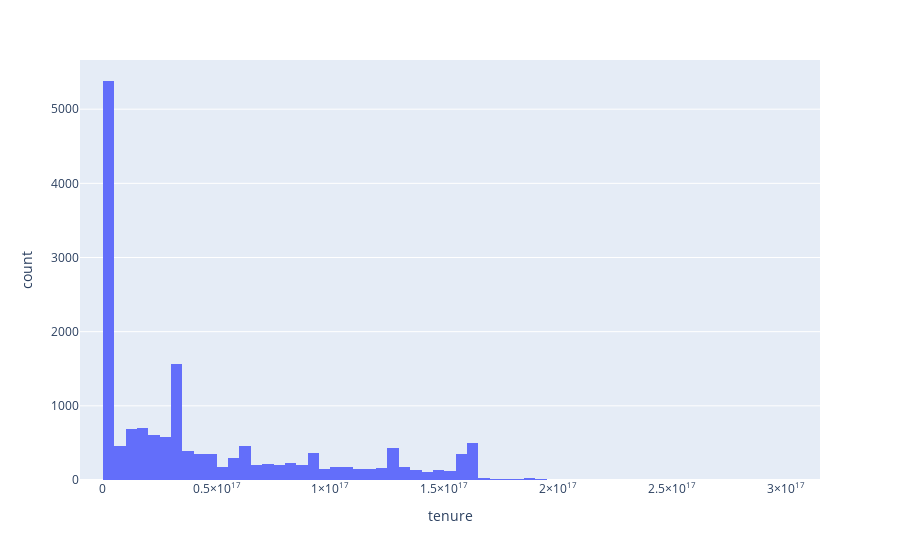

The notebook cell this image was saved under:
### Code cell
import plotly.express as px
fig = px.histogram(general, x = 'tenure')
fig.show()

### Figure 1 — Plotly figure (JSON) as saved in the notebook; plotly's stock layout.template omitted (floating-point values rounded to 4 significant figures; data arrays with more than 128 entries replaced by an {"elided": "..."} marker saying what was removed)
{"data": [{"alignmentgroup": "True", "bingroup": "x", "hoverlabel": {"namelength": 0}, "hovertemplate": "tenure=%{x}<br>count=%{y}", "legendgroup": "", "marker": {"color": "#636efa"}, "name": "", "offsetgroup": "", "orientation": "v", "showlegend": false, "type": "histogram", "x": {"elided": "16462 int values"}, "xaxis": "x", "yaxis": "y"}], "layout": {"barmode": "relative", "legend": {"tracegroupgap": 0}, "margin": {"t": 60}, "xaxis": {"anchor": "y", "domain": [0, 1], "title": {"text": "tenure"}}, "yaxis": {"anchor": "x", "domain": [0, 1], "title": {"text": "count"}}}}
